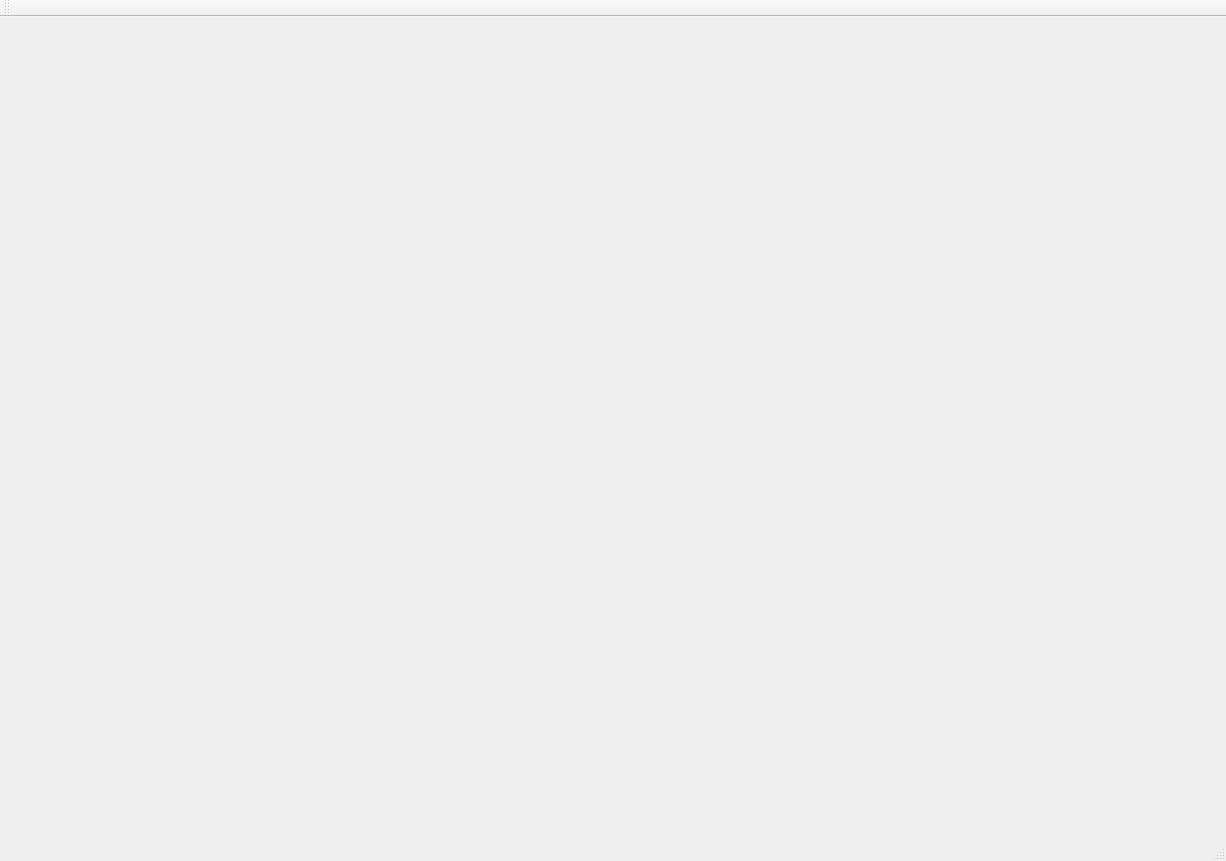
<?xml version="1.0" encoding="UTF-8"?>
<ui version="4.0">
 <class>VisionView</class>
 <widget class="QMainWindow" name="VisionView">
  <property name="geometry">
   <rect>
    <x>0</x>
    <y>0</y>
    <width>1226</width>
    <height>861</height>
   </rect>
  </property>
  <property name="windowTitle">
   <string>VisionView</string>
  </property>
  <widget class="QWidget" name="centralWidget"/>
  <widget class="QMenuBar" name="menuBar">
   <property name="geometry">
    <rect>
     <x>0</x>
     <y>0</y>
     <width>1226</width>
     <height>26</height>
    </rect>
   </property>
  </widget>
  <widget class="QToolBar" name="mainToolBar">
   <attribute name="toolBarArea">
    <enum>TopToolBarArea</enum>
   </attribute>
   <attribute name="toolBarBreak">
    <bool>false</bool>
   </attribute>
  </widget>
  <widget class="QStatusBar" name="statusBar"/>
 </widget>
 <layoutdefault spacing="6" margin="11"/>
 <resources/>
 <connections/>
</ui>
